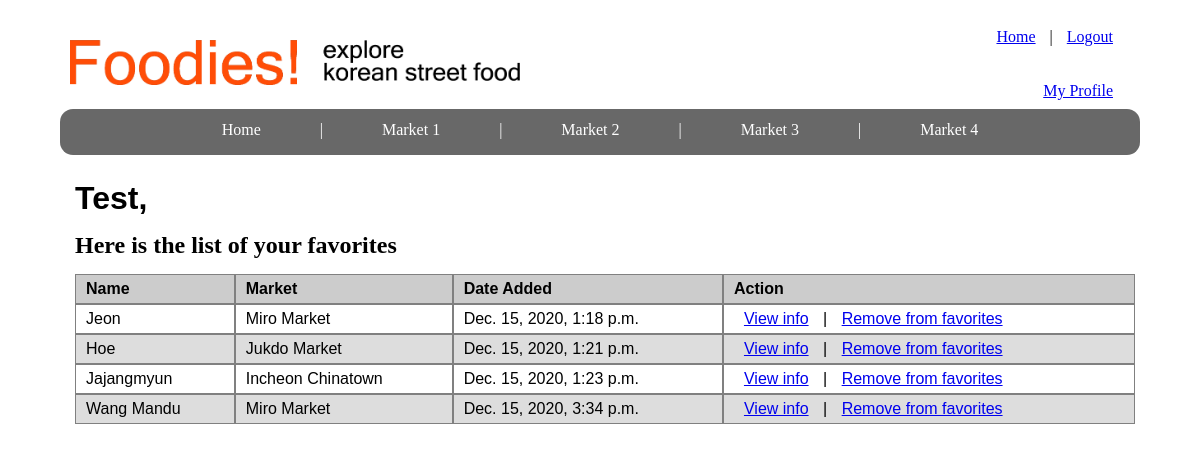
Screenshot of /user/1/favorites (signed in) with the database file from the repository.
### foodies_app/models.py (models this page shows)
class User(models.Model):
    first_name = models.CharField(max_length=255)
    last_name = models.CharField(max_length=255)
    email = models.CharField(max_length=255)
    password = models.CharField(max_length=255)
    created_at = models.DateTimeField(auto_now_add=True)
    updated_at = models.DateTimeField(auto_now=True)
    favorites = models.ManyToManyField(Item, related_name="users")
    objects =UserManager()

class Item(models.Model):
    name = models.CharField(max_length=255)
    desc = models.CharField(max_length=255)
    created_at = models.DateTimeField(auto_now_add=True)
    updated_at = models.DateTimeField(auto_now=True)
    market = models.ForeignKey(Market, related_name="items", on_delete=models.CASCADE)

class Market(models.Model):
    name = models.CharField(max_length=255)
    address = models.CharField(max_length=255)
    desc_m = models.CharField(max_length=255)
    created_at = models.DateTimeField(auto_now_add=True)
    updated_at = models.DateTimeField(auto_now=True)

### foodies_app/views.py (the view)
# urls.py: path('user/<int:id>/favorites', views.user_fav),
def user_fav(request, id):
    logged_user = User.objects.get(id=request.session['user_id'])
    context = {
        'items': logged_user.favorites.all(),
        'user': logged_user
    }
    return render(request, "favorites.html", context)

### foodies_app/templates/favorites.html (shortened to what this page needs)
<!DOCTYPE html>
<html lang="en">
<head>
    {% load static %}
    <link rel="stylesheet" type="text/css" href="{% static 'app/style.css' %}">
</head>
<body>
    <div id="wrapper">
        <div id="header">
            <img id="logo" src="http://127.0.0.1:8000/static/app/img/logo.png" alt="logo">
            <div id="subheader"><a href='/main_lg'>Home</a> | <a href="/logout" id="logout">Logout</a><br><br><br><a href='/user/{{ user.id }}'>My Profile</a>
            </div>
        </div>
        <div id="navigation"><p><a href="/main_lg">Home</a> | <a href="/market/1">Market 1</a> | <a href="/market/2">Market 2</a> | <a href="/market/3">Market 3</a> | <a href="/market/4">Market 4</a>
            </p></div>
        <div id="main_content">
            <h1 id="fav">{{user.first_name}},</h1>
            <h2 id="fav">Here is the list of your favorites</h2>
            <table id="table1">
                <thead>
                    <tr>
                        <th>Name</th>
                        <th>Market</th>
                        <th>Date Added</th>
                        <th>Action</th>
                    </tr>
                </thead>
                <tbody>
                    {% for item in user.favorites.all %}
                    <tr>
                        <td>{{ item.name }}</td>
                        <td>{{ item.market.name }}</td>
                        <td>{{ item.created_at }}</td>
                        <td><a href="/item/{{ item.id }}">View info</a>  |  <a href="/item/{{ item.id }}/remove">Remove from favorites</a></td>
                    </tr>
                    {% endfor %}
                </tbody>
            </table>
        </div>
    </div>
</body>
</html>

### foodies_app/static/app/style.css (style rules this page uses)
* { margin: 5px; padding: 5px; }
#wrapper { min-width: 950px; max-width: 1090px; height: auto; margin: 0px auto; }
#header { padding: 0px; min-height:50px; width: auto; background-color: white; }
#logo { width: 450px; }
#subheader { width: 148px; text-align: right; position: absolute; display: inline-block; vertical-align: top; top: 23px; margin-left: 440px; margin-top: 0px; }
#navigation { height: 36px; width: 1070px; background-color: rgb(104, 104, 104); border-radius: 13px; display: inline-block; color: white; text-align: center; }
#navigation a { color: white; text-decoration: none; font-family: verdana; margin: 0px 50px 0px 50px; }
#navigation p { margin-top: 2px; }
#main_content { height: auto; width: 1070px; display: inline-block; vertical-align: top; text-align: center; }
h1 { font-family: sans-serif; }
#fav { text-align: left; }
table { border-spacing: 0px; font-family: sans-serif; width: 100%; margin-bottom: 20px; }
table th, tr, td { width: auto; padding:5px 10px 5px 10px; border: 1px solid gray; text-align: left; }
#table1 th, #table2 th { background-color: #cccccc; }
table tr:nth-child(even) { background-color: #dddddd; }

### rows the page displays
User: first_name "Test"
Item: name "Jeon", market.name "Miro Market", created_at "Dec. 15, 2020, 1:18 p.m."
Item: name "Hoe", market.name "Jukdo Market", created_at "Dec. 15, 2020, 1:21 p.m."
Item: name "Jajangmyun", market.name "Incheon Chinatown", created_at "Dec. 15, 2020, 1:23 p.m."
Item: name "Wang Mandu", market.name "Miro Market", created_at "Dec. 15, 2020, 3:34 p.m."
